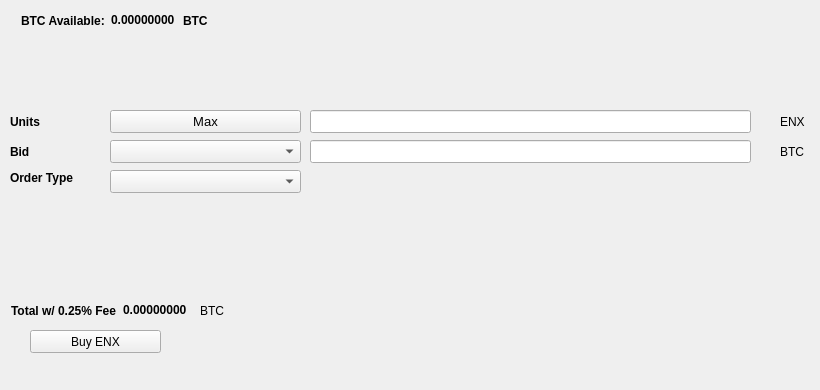
   <widget class="QWidget" name="BuyTab">
    <attribute name="title">
     <string>Buy</string>
    </attribute>
    <widget class="QPushButton" name="BuyENX">
     <property name="geometry">
      <rect>
       <x>30</x>
       <y>330</y>
       <width>131</width>
       <height>23</height>
      </rect>
     </property>
     <property name="text">
      <string>Buy ENX</string>
     </property>
     <property name="icon">
      <iconset resource="../nodex.qrc">
       <normaloff>:/icons/bitcoin</normaloff>:/icons/bitcoin</iconset>
     </property>
    </widget>
    <widget class="QLabel" name="label_3">
     <property name="geometry">
      <rect>
       <x>10</x>
       <y>110</y>
       <width>46</width>
       <height>23</height>
      </rect>
     </property>
     <property name="font">
      <font>
       <weight>75</weight>
       <bold>true</bold>
      </font>
     </property>
     <property name="text">
      <string>Units</string>
     </property>
    </widget>
    <widget class="QLineEdit" name="UnitsInput">
     <property name="geometry">
      <rect>
       <x>310</x>
       <y>110</y>
       <width>441</width>
       <height>23</height>
      </rect>
     </property>
     <property name="font">
      <font>
       <pointsize>9</pointsize>
       <weight>75</weight>
       <bold>true</bold>
      </font>
     </property>
    </widget>
    <widget class="QLineEdit" name="BuyBidPriceEdit">
     <property name="geometry">
      <rect>
       <x>310</x>
       <y>140</y>
       <width>441</width>
       <height>23</height>
      </rect>
     </property>
     <property name="font">
      <font>
       <pointsize>9</pointsize>
       <weight>75</weight>
       <bold>true</bold>
      </font>
     </property>
    </widget>
    <widget class="QLabel" name="label_4">
     <property name="geometry">
      <rect>
       <x>780</x>
       <y>110</y>
       <width>31</width>
       <height>23</height>
      </rect>
     </property>
     <property name="text">
      <string>ENX</string>
     </property>
    </widget>
    <widget class="QLabel" name="label_5">
     <property name="geometry">
      <rect>
       <x>780</x>
       <y>140</y>
       <width>31</width>
       <height>23</height>
      </rect>
     </property>
     <property name="text">
      <string>BTC</string>
     </property>
    </widget>
    <widget class="QLabel" name="label_6">
     <property name="geometry">
      <rect>
       <x>10</x>
       <y>140</y>
       <width>46</width>
       <height>23</height>
      </rect>
     </property>
     <property name="font">
      <font>
       <weight>75</weight>
       <bold>true</bold>
      </font>
     </property>
     <property name="text">
      <string>Bid</string>
     </property>
    </widget>
    <widget class="QLabel" name="label_7">
     <property name="geometry">
      <rect>
       <x>10</x>
       <y>170</y>
       <width>91</width>
       <height>16</height>
      </rect>
     </property>
     <property name="font">
      <font>
       <weight>75</weight>
       <bold>true</bold>
      </font>
     </property>
     <property name="text">
      <string>Order Type</string>
     </property>
    </widget>
    <widget class="QPushButton" name="Buy_Max_Amount">
     <property name="geometry">
      <rect>
       <x>110</x>
       <y>110</y>
       <width>191</width>
       <height>23</height>
      </rect>
     </property>
     <property name="font">
      <font>
       <pointsize>10</pointsize>
      </font>
     </property>
     <property name="text">
      <string>Max</string>
     </property>
    </widget>
    <widget class="QComboBox" name="BuyBidcomboBox">
     <property name="geometry">
      <rect>
       <x>110</x>
       <y>140</y>
       <width>191</width>
       <height>23</height>
      </rect>
     </property>
     <property name="font">
      <font>
       <pointsize>10</pointsize>
      </font>
     </property>
    </widget>
    <widget class="QComboBox" name="buyOrdertypeCombo">
     <property name="geometry">
      <rect>
       <x>110</x>
       <y>170</y>
       <width>191</width>
       <height>23</height>
      </rect>
     </property>
     <property name="font">
      <font>
       <pointsize>10</pointsize>
      </font>
     </property>
    </widget>
    <widget class="QWidget" name="layoutWidget1">
     <property name="geometry">
      <rect>
       <x>21</x>
       <y>11</y>
       <width>227</width>
       <height>19</height>
      </rect>
     </property>
     <layout class="QHBoxLayout" name="horizontalLayout_3">
      <item>
       <widget class="QLabel" name="label232">
        <property name="font">
         <font>
          <weight>75</weight>
          <bold>true</bold>
         </font>
        </property>
        <property name="text">
         <string>BTC Available:</string>
        </property>
       </widget>
      </item>
      <item>
       <widget class="QLabel" name="BtcAvailableLbl">
        <property name="palette">
         <palette>
          <active>
           <colorrole role="WindowText">
            <brush brushstyle="SolidPattern">
             <color alpha="255">
              <red>0</red>
              <green>0</green>
              <blue>0</blue>
             </color>
            </brush>
           </colorrole>
           <colorrole role="Button">
            <brush brushstyle="SolidPattern">
             <color alpha="255">
              <red>0</red>
              <green>170</green>
              <blue>0</blue>
             </color>
            </brush>
           </colorrole>
           <colorrole role="Light">
            <brush brushstyle="SolidPattern">
             <color alpha="255">
              <red>0</red>
              <green>255</green>
              <blue>0</blue>
             </color>
            </brush>
           </colorrole>
           <colorrole role="Midlight">
            <brush brushstyle="SolidPattern">
             <color alpha="255">
              <red>0</red>
              <green>212</green>
              <blue>0</blue>
             </color>
            </brush>
           </colorrole>
           <colorrole role="Dark">
            <brush brushstyle="SolidPattern">
             <color alpha="255">
              <red>0</red>
              <green>85</green>
              <blue>0</blue>
             </color>
            </brush>
           </colorrole>
           <colorrole role="Mid">
            <brush brushstyle="SolidPattern">
             <color alpha="255">
              <red>0</red>
              <green>113</green>
              <blue>0</blue>
             </color>
            </brush>
           </colorrole>
           <colorrole role="Text">
            <brush brushstyle="SolidPattern">
             <color alpha="255">
              <red>0</red>
              <green>170</green>
              <blue>0</blue>
             </color>
            </brush>
           </colorrole>
           <colorrole role="BrightText">
            <brush brushstyle="SolidPattern">
             <color alpha="255">
              <red>255</red>
              <green>255</green>
              <blue>255</blue>
             </color>
            </brush>
           </colorrole>
           <colorrole role="ButtonText">
            <brush brushstyle="SolidPattern">
             <color alpha="255">
              <red>0</red>
              <green>0</green>
              <blue>0</blue>
             </color>
            </brush>
           </colorrole>
           <colorrole role="Base">
            <brush brushstyle="SolidPattern">
             <color alpha="255">
              <red>255</red>
              <green>255</green>
              <blue>255</blue>
             </color>
            </brush>
           </colorrole>
           <colorrole role="Window">
            <brush brushstyle="SolidPattern">
             <color alpha="255">
              <red>0</red>
              <green>170</green>
              <blue>0</blue>
             </color>
            </brush>
           </colorrole>
           <colorrole role="Shadow">
            <brush brushstyle="SolidPattern">
             <color alpha="255">
              <red>0</red>
              <green>0</green>
              <blue>0</blue>
             </color>
            </brush>
           </colorrole>
           <colorrole role="AlternateBase">
            <brush brushstyle="SolidPattern">
             <color alpha="255">
              <red>127</red>
              <green>212</green>
              <blue>127</blue>
             </color>
            </brush>
           </colorrole>
           <colorrole role="ToolTipBase">
            <brush brushstyle="SolidPattern">
             <color alpha="255">
              <red>255</red>
              <green>255</green>
              <blue>220</blue>
             </color>
            </brush>
           </colorrole>
           <colorrole role="ToolTipText">
            <brush brushstyle="SolidPattern">
             <color alpha="255">
              <red>0</red>
              <green>0</green>
              <blue>0</blue>
             </color>
            </brush>
           </colorrole>
          </active>
          <inactive>
           <colorrole role="WindowText">
            <brush brushstyle="SolidPattern">
             <color alpha="255">
              <red>0</red>
              <green>0</green>
              <blue>0</blue>
             </color>
            </brush>
           </colorrole>
           <colorrole role="Button">
            <brush brushstyle="SolidPattern">
             <color alpha="255">
              <red>0</red>
              <green>170</green>
              <blue>0</blue>
             </color>
            </brush>
           </colorrole>
           <colorrole role="Light">
            <brush brushstyle="SolidPattern">
             <color alpha="255">
              <red>0</red>
              <green>255</green>
              <blue>0</blue>
             </color>
            </brush>
           </colorrole>
           <colorrole role="Midlight">
            <brush brushstyle="SolidPattern">
             <color alpha="255">
              <red>0</red>
              <green>212</green>
              <blue>0</blue>
             </color>
            </brush>
           </colorrole>
           <colorrole role="Dark">
            <brush brushstyle="SolidPattern">
             <color alpha="255">
              <red>0</red>
              <green>85</green>
              <blue>0</blue>
             </color>
            </brush>
           </colorrole>
           <colorrole role="Mid">
            <brush brushstyle="SolidPattern">
             <color alpha="255">
              <red>0</red>
              <green>113</green>
              <blue>0</blue>
             </color>
            </brush>
           </colorrole>
           <colorrole role="Text">
            <brush brushstyle="SolidPattern">
             <color alpha="255">
              <red>0</red>
              <green>170</green>
              <blue>0</blue>
             </color>
            </brush>
           </colorrole>
           <colorrole role="BrightText">
            <brush brushstyle="SolidPattern">
             <color alpha="255">
              <red>255</red>
              <green>255</green>
              <blue>255</blue>
             </color>
            </brush>
           </colorrole>
           <colorrole role="ButtonText">
            <brush brushstyle="SolidPattern">
             <color alpha="255">
              <red>0</red>
              <green>0</green>
              <blue>0</blue>
             </color>
            </brush>
           </colorrole>
           <colorrole role="Base">
            <brush brushstyle="SolidPattern">
             <color alpha="255">
              <red>255</red>
              <green>255</green>
              <blue>255</blue>
             </color>
            </brush>
           </colorrole>
           <colorrole role="Window">
            <brush brushstyle="SolidPattern">
             <color alpha="255">
              <red>0</red>
              <green>170</green>
              <blue>0</blue>
             </color>
            </brush>
           </colorrole>
           <colorrole role="Shadow">
            <brush brushstyle="SolidPattern">
             <color alpha="255">
              <red>0</red>
              <green>0</green>
              <blue>0</blue>
             </color>
            </brush>
           </colorrole>
           <colorrole role="AlternateBase">
            <brush brushstyle="SolidPattern">
             <color alpha="255">
              <red>127</red>
              <green>212</green>
              <blue>127</blue>
             </color>
            </brush>
           </colorrole>
           <colorrole role="ToolTipBase">
            <brush brushstyle="SolidPattern">
             <color alpha="255">
              <red>255</red>
              <green>255</green>
              <blue>220</blue>
             </color>
            </brush>
           </colorrole>
           <colorrole role="ToolTipText">
            <brush brushstyle="SolidPattern">
             <color alpha="255">
              <red>0</red>
              <green>0</green>
              <blue>0</blue>
             </color>
            </brush>
           </colorrole>
          </inactive>
          <disabled>
           <colorrole role="WindowText">
            <brush brushstyle="SolidPattern">
             <color alpha="255">
              <red>0</red>
              <green>85</green>
              <blue>0</blue>
             </color>
            </brush>
           </colorrole>
           <colorrole role="Button">
            <brush brushstyle="SolidPattern">
             <color alpha="255">
              <red>0</red>
              <green>170</green>
              <blue>0</blue>
             </color>
            </brush>
           </colorrole>
           <colorrole role="Light">
            <brush brushstyle="SolidPattern">
             <color alpha="255">
              <red>0</red>
              <green>255</green>
              <blue>0</blue>
             </color>
            </brush>
           </colorrole>
           <colorrole role="Midlight">
            <brush brushstyle="SolidPattern">
             <color alpha="255">
              <red>0</red>
              <green>212</green>
              <blue>0</blue>
             </color>
            </brush>
           </colorrole>
           <colorrole role="Dark">
            <brush brushstyle="SolidPattern">
             <color alpha="255">
              <red>0</red>
              <green>85</green>
              <blue>0</blue>
             </color>
            </brush>
           </colorrole>
           <colorrole role="Mid">
            <brush brushstyle="SolidPattern">
             <color alpha="255">
              <red>0</red>
              <green>113</green>
              <blue>0</blue>
             </color>
            </brush>
           </colorrole>
           <colorrole role="Text">
            <brush brushstyle="SolidPattern">
             <color alpha="255">
              <red>0</red>
              <green>85</green>
              <blue>0</blue>
             </color>
            </brush>
           </colorrole>
           <colorrole role="BrightText">
            <brush brushstyle="SolidPattern">
             <color alpha="255">
              <red>255</red>
              <green>255</green>
              <blue>255</blue>
             </color>
            </brush>
           </colorrole>
           <colorrole role="ButtonText">
            <brush brushstyle="SolidPattern">
             <color alpha="255">
              <red>0</red>
              <green>85</green>
              <blue>0</blue>
             </color>
            </brush>
           </colorrole>
           <colorrole role="Base">
            <brush brushstyle="SolidPattern">
             <color alpha="255">
              <red>0</red>
              <green>170</green>
              <blue>0</blue>
             </color>
            </brush>
           </colorrole>
           <colorrole role="Window">
            <brush brushstyle="SolidPattern">
             <color alpha="255">
              <red>0</red>
              <green>170</green>
              <blue>0</blue>
             </color>
            </brush>
           </colorrole>
           <colorrole role="Shadow">
            <brush brushstyle="SolidPattern">
             <color alpha="255">
              <red>0</red>
              <green>0</green>
              <blue>0</blue>
             </color>
            </brush>
           </colorrole>
           <colorrole role="AlternateBase">
            <brush brushstyle="SolidPattern">
             <color alpha="255">
              <red>0</red>
              <green>170</green>
              <blue>0</blue>
             </color>
            </brush>
           </colorrole>
           <colorrole role="ToolTipBase">
            <brush brushstyle="SolidPattern">
             <color alpha="255">
              <red>255</red>
              <green>255</green>
              <blue>220</blue>
             </color>
            </brush>
           </colorrole>
           <colorrole role="ToolTipText">
            <brush brushstyle="SolidPattern">
             <color alpha="255">
              <red>0</red>
              <green>0</green>
              <blue>0</blue>
             </color>
            </brush>
           </colorrole>
          </disabled>
         </palette>
        </property>
        <property name="font">
         <font>
          <weight>75</weight>
          <bold>true</bold>
         </font>
        </property>
        <property name="text">
         <string>0.00000000</string>
        </property>
        <property name="textInteractionFlags">
         <set>Qt::LinksAccessibleByMouse|Qt::TextSelectableByKeyboard|Qt::TextSelectableByMouse</set>
        </property>
       </widget>
      </item>
      <item>
       <widget class="QLabel" name="BtcAvailableLbl_2">
        <property name="font">
         <font>
          <weight>75</weight>
          <bold>true</bold>
         </font>
        </property>
        <property name="text">
         <string>BTC</string>
        </property>
       </widget>
      </item>
     </layout>
    </widget>
    <widget class="QWidget" name="layoutWidge2">
     <property name="geometry">
      <rect>
       <x>11</x>
       <y>301</y>
       <width>259</width>
       <height>19</height>
      </rect>
     </property>
     <layout class="QHBoxLayout" name="horizontalLayout_4">
      <item>
       <widget class="QLabel" name="label_9">
        <property name="font">
         <font>
          <weight>75</weight>
          <bold>true</bold>
         </font>
        </property>
        <property name="text">
         <string>Total w/ 0.25% Fee</string>
        </property>
       </widget>
      </item>
      <item>
       <widget class="QLabel" name="BuyCostLabel">
        <property name="palette">
         <palette>
          <active>
           <colorrole role="WindowText">
            <brush brushstyle="SolidPattern">
             <color alpha="255">
              <red>0</red>
              <green>0</green>
              <blue>0</blue>
             </color>
            </brush>
           </colorrole>
           <colorrole role="Button">
            <brush brushstyle="SolidPattern">
             <color alpha="255">
              <red>0</red>
              <green>170</green>
              <blue>0</blue>
             </color>
            </brush>
           </colorrole>
           <colorrole role="Light">
            <brush brushstyle="SolidPattern">
             <color alpha="255">
              <red>0</red>
              <green>255</green>
              <blue>0</blue>
             </color>
            </brush>
           </colorrole>
           <colorrole role="Midlight">
            <brush brushstyle="SolidPattern">
             <color alpha="255">
              <red>0</red>
              <green>212</green>
              <blue>0</blue>
             </color>
            </brush>
           </colorrole>
           <colorrole role="Dark">
            <brush brushstyle="SolidPattern">
             <color alpha="255">
              <red>0</red>
              <green>85</green>
              <blue>0</blue>
             </color>
            </brush>
           </colorrole>
           <colorrole role="Mid">
            <brush brushstyle="SolidPattern">
             <color alpha="255">
              <red>0</red>
              <green>113</green>
              <blue>0</blue>
             </color>
            </brush>
           </colorrole>
           <colorrole role="Text">
            <brush brushstyle="SolidPattern">
             <color alpha="255">
              <red>0</red>
              <green>170</green>
              <blue>0</blue>
             </color>
            </brush>
           </colorrole>
           <colorrole role="BrightText">
            <brush brushstyle="SolidPattern">
             <color alpha="255">
              <red>255</red>
              <green>255</green>
              <blue>255</blue>
             </color>
            </brush>
           </colorrole>
           <colorrole role="ButtonText">
            <brush brushstyle="SolidPattern">
             <color alpha="255">
              <red>0</red>
              <green>0</green>
              <blue>0</blue>
             </color>
            </brush>
           </colorrole>
           <colorrole role="Base">
            <brush brushstyle="SolidPattern">
             <color alpha="255">
              <red>255</red>
              <green>255</green>
              <blue>255</blue>
             </color>
            </brush>
           </colorrole>
           <colorrole role="Window">
            <brush brushstyle="SolidPattern">
             <color alpha="255">
              <red>0</red>
              <green>170</green>
              <blue>0</blue>
             </color>
            </brush>
           </colorrole>
           <colorrole role="Shadow">
            <brush brushstyle="SolidPattern">
             <color alpha="255">
              <red>0</red>
              <green>0</green>
              <blue>0</blue>
             </color>
            </brush>
           </colorrole>
           <colorrole role="AlternateBase">
            <brush brushstyle="SolidPattern">
             <color alpha="255">
              <red>127</red>
              <green>212</green>
              <blue>127</blue>
             </color>
            </brush>
           </colorrole>
           <colorrole role="ToolTipBase">
            <brush brushstyle="SolidPattern">
             <color alpha="255">
              <red>255</red>
              <green>255</green>
              <blue>220</blue>
             </color>
            </brush>
           </colorrole>
           <colorrole role="ToolTipText">
            <brush brushstyle="SolidPattern">
             <color alpha="255">
              <red>0</red>
              <green>0</green>
              <blue>0</blue>
             </color>
            </brush>
           </colorrole>
          </active>
          <inactive>
           <colorrole role="WindowText">
            <brush brushstyle="SolidPattern">
             <color alpha="255">
              <red>0</red>
              <green>0</green>
              <blue>0</blue>
             </color>
            </brush>
           </colorrole>
           <colorrole role="Button">
            <brush brushstyle="SolidPattern">
             <color alpha="255">
              <red>0</red>
              <green>170</green>
              <blue>0</blue>
             </color>
            </brush>
           </colorrole>
           <colorrole role="Light">
            <brush brushstyle="SolidPattern">
             <color alpha="255">
              <red>0</red>
              <green>255</green>
              <blue>0</blue>
             </color>
            </brush>
           </colorrole>
           <colorrole role="Midlight">
            <brush brushstyle="SolidPattern">
             <color alpha="255">
              <red>0</red>
              <green>212</green>
              <blue>0</blue>
             </color>
            </brush>
           </colorrole>
           <colorrole role="Dark">
            <brush brushstyle="SolidPattern">
             <color alpha="255">
              <red>0</red>
              <green>85</green>
              <blue>0</blue>
             </color>
            </brush>
           </colorrole>
           <colorrole role="Mid">
            <brush brushstyle="SolidPattern">
             <color alpha="255">
              <red>0</red>
              <green>113</green>
              <blue>0</blue>
             </color>
            </brush>
           </colorrole>
           <colorrole role="Text">
            <brush brushstyle="SolidPattern">
             <color alpha="255">
              <red>0</red>
              <green>170</green>
              <blue>0</blue>
             </color>
            </brush>
           </colorrole>
           <colorrole role="BrightText">
            <brush brushstyle="SolidPattern">
             <color alpha="255">
              <red>255</red>
              <green>255</green>
              <blue>255</blue>
             </color>
            </brush>
           </colorrole>
           <colorrole role="ButtonText">
            <brush brushstyle="SolidPattern">
             <color alpha="255">
              <red>0</red>
              <green>0</green>
              <blue>0</blue>
             </color>
            </brush>
           </colorrole>
           <colorrole role="Base">
            <brush brushstyle="SolidPattern">
             <color alpha="255">
              <red>255</red>
              <green>255</green>
              <blue>255</blue>
             </color>
            </brush>
           </colorrole>
           <colorrole role="Window">
            <brush brushstyle="SolidPattern">
             <color alpha="255">
              <red>0</red>
              <green>170</green>
              <blue>0</blue>
             </color>
            </brush>
           </colorrole>
           <colorrole role="Shadow">
            <brush brushstyle="SolidPattern">
             <color alpha="255">
              <red>0</red>
              <green>0</green>
              <blue>0</blue>
             </color>
            </brush>
           </colorrole>
           <colorrole role="AlternateBase">
            <brush brushstyle="SolidPattern">
             <color alpha="255">
              <red>127</red>
              <green>212</green>
              <blue>127</blue>
             </color>
            </brush>
           </colorrole>
           <colorrole role="ToolTipBase">
            <brush brushstyle="SolidPattern">
             <color alpha="255">
              <red>255</red>
              <green>255</green>
              <blue>220</blue>
             </color>
            </brush>
           </colorrole>
           <colorrole role="ToolTipText">
            <brush brushstyle="SolidPattern">
             <color alpha="255">
              <red>0</red>
              <green>0</green>
              <blue>0</blue>
             </color>
            </brush>
           </colorrole>
          </inactive>
          <disabled>
           <colorrole role="WindowText">
            <brush brushstyle="SolidPattern">
             <color alpha="255">
              <red>0</red>
              <green>85</green>
              <blue>0</blue>
             </color>
            </brush>
           </colorrole>
           <colorrole role="Button">
            <brush brushstyle="SolidPattern">
             <color alpha="255">
              <red>0</red>
              <green>170</green>
              <blue>0</blue>
             </color>
            </brush>
           </colorrole>
           <colorrole role="Light">
            <brush brushstyle="SolidPattern">
             <color alpha="255">
              <red>0</red>
              <green>255</green>
              <blue>0</blue>
             </color>
            </brush>
           </colorrole>
           <colorrole role="Midlight">
            <brush brushstyle="SolidPattern">
             <color alpha="255">
              <red>0</red>
              <green>212</green>
              <blue>0</blue>
             </color>
            </brush>
           </colorrole>
           <colorrole role="Dark">
            <brush brushstyle="SolidPattern">
             <color alpha="255">
              <red>0</red>
              <green>85</green>
              <blue>0</blue>
             </color>
            </brush>
           </colorrole>
           <colorrole role="Mid">
            <brush brushstyle="SolidPattern">
             <color alpha="255">
              <red>0</red>
              <green>113</green>
              <blue>0</blue>
             </color>
            </brush>
           </colorrole>
           <colorrole role="Text">
            <brush brushstyle="SolidPattern">
             <color alpha="255">
              <red>0</red>
              <green>85</green>
              <blue>0</blue>
             </color>
            </brush>
           </colorrole>
           <colorrole role="BrightText">
            <brush brushstyle="SolidPattern">
             <color alpha="255">
              <red>255</red>
              <green>255</green>
              <blue>255</blue>
             </color>
            </brush>
           </colorrole>
           <colorrole role="ButtonText">
            <brush brushstyle="SolidPattern">
             <color alpha="255">
              <red>0</red>
              <green>85</green>
              <blue>0</blue>
             </color>
            </brush>
           </colorrole>
           <colorrole role="Base">
            <brush brushstyle="SolidPattern">
             <color alpha="255">
              <red>0</red>
              <green>170</green>
              <blue>0</blue>
             </color>
            </brush>
           </colorrole>
           <colorrole role="Window">
            <brush brushstyle="SolidPattern">
             <color alpha="255">
              <red>0</red>
              <green>170</green>
              <blue>0</blue>
             </color>
            </brush>
           </colorrole>
           <colorrole role="Shadow">
            <brush brushstyle="SolidPattern">
             <color alpha="255">
              <red>0</red>
              <green>0</green>
              <blue>0</blue>
             </color>
            </brush>
           </colorrole>
           <colorrole role="AlternateBase">
            <brush brushstyle="SolidPattern">
             <color alpha="255">
              <red>0</red>
              <green>170</green>
              <blue>0</blue>
             </color>
            </brush>
           </colorrole>
           <colorrole role="ToolTipBase">
            <brush brushstyle="SolidPattern">
             <color alpha="255">
              <red>255</red>
              <green>255</green>
              <blue>220</blue>
             </color>
            </brush>
           </colorrole>
           <colorrole role="ToolTipText">
            <brush brushstyle="SolidPattern">
             <color alpha="255">
              <red>0</red>
              <green>0</green>
              <blue>0</blue>
             </color>
            </brush>
           </colorrole>
          </disabled>
         </palette>
        </property>
        <property name="font">
         <font>
          <weight>75</weight>
          <bold>true</bold>
         </font>
        </property>
        <property name="autoFillBackground">
         <bool>false</bool>
        </property>
        <property name="text">
         <string>0.00000000</string>
        </property>
        <property name="textInteractionFlags">
         <set>Qt::LinksAccessibleByMouse|Qt::TextSelectableByMouse</set>
        </property>
       </widget>
      </item>
      <item>
       <widget class="QLabel" name="label_10">
        <property name="font">
         <font>
          <weight>50</weight>
          <bold>false</bold>
         </font>
        </property>
        <property name="text">
         <string>BTC</string>
        </property>
       </widget>
      </item>
     </layout>
    </widget>
    <widget class="QLabel" name="label_24">
     <property name="geometry">
      <rect>
       <x>460</x>
       <y>300</y>
       <width>281</width>
       <height>81</height>
      </rect>
     </property>
     <property name="text">
      <string/>
     </property>
     <property name="pixmap">
      <pixmap>:/images/bittrex</pixmap>
     </property>
    </widget>
   </widget>
